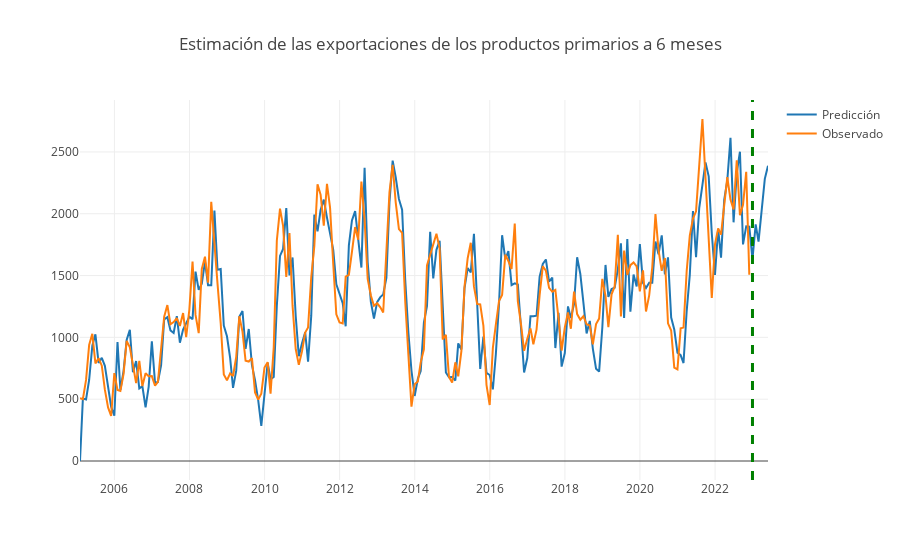

The code cell stored with this chart in its notebook:
### Code cell
my_order = model.order #se consigue la estacionariedad
my_seasonal_order = model.seasonal_order
sarima_fut = SARIMAX(df[["pp"]],
                    #  exog=X, 
                     order = my_order, seasonal_order=my_seasonal_order) #!!!
model_fit = sarima_fut.fit()
forecast = model_fit.forecast(6, alpha = .1)
forecast = pd.concat([model_fit.fittedvalues, forecast])
ic = model_fit.get_forecast(6,alpha = .1, 
                            # exog = X_new
                            ).conf_int().rename({f"lower pp": "lower", f"upper pp":"upper"},axis=1)
forecast_test_df = pd.DataFrame({"prediccion":forecast,
                                 "observado": df["pp"],})
forecast_test_df = pd.concat([forecast_test_df, ic], axis=1)
fig = go.Figure(go.Scatter(x = forecast_test_df.index, y = forecast_test_df["prediccion"], name = "Predicción"))
fig.add_trace(go.Scatter(x = df.index, y = df["pp"], name = "Observado"))
fig.update_layout(template = None, title_text = "Estimación de las exportaciones de los productos primarios a 6 meses")
fig.add_vline(x = forecast_test_df.index[-6], line_width=3, line_dash="dash", line_color="green")

### Figure 1 — Plotly figure (JSON) as saved in the notebook; plotly's stock layout.template omitted (floating-point values rounded to 4 significant figures; data arrays with more than 128 entries replaced by an {"elided": "..."} marker saying what was removed)
{"data": [{"name": "Predicción", "type": "scatter", "x": {"elided": "221 str values"}, "y": {"elided": "221 float values"}}, {"name": "Observado", "type": "scatter", "x": {"elided": "215 str values"}, "y": {"elided": "215 float values"}}], "layout": {"shapes": [{"line": {"color": "green", "dash": "dash", "width": 3}, "type": "line", "x0": "2022-12-31T00:00:00", "x1": "2022-12-31T00:00:00", "xref": "x", "y0": 0, "y1": 1, "yref": "y domain"}], "title": {"text": "Estimación de las exportaciones de los productos primarios a 6 meses"}}}
